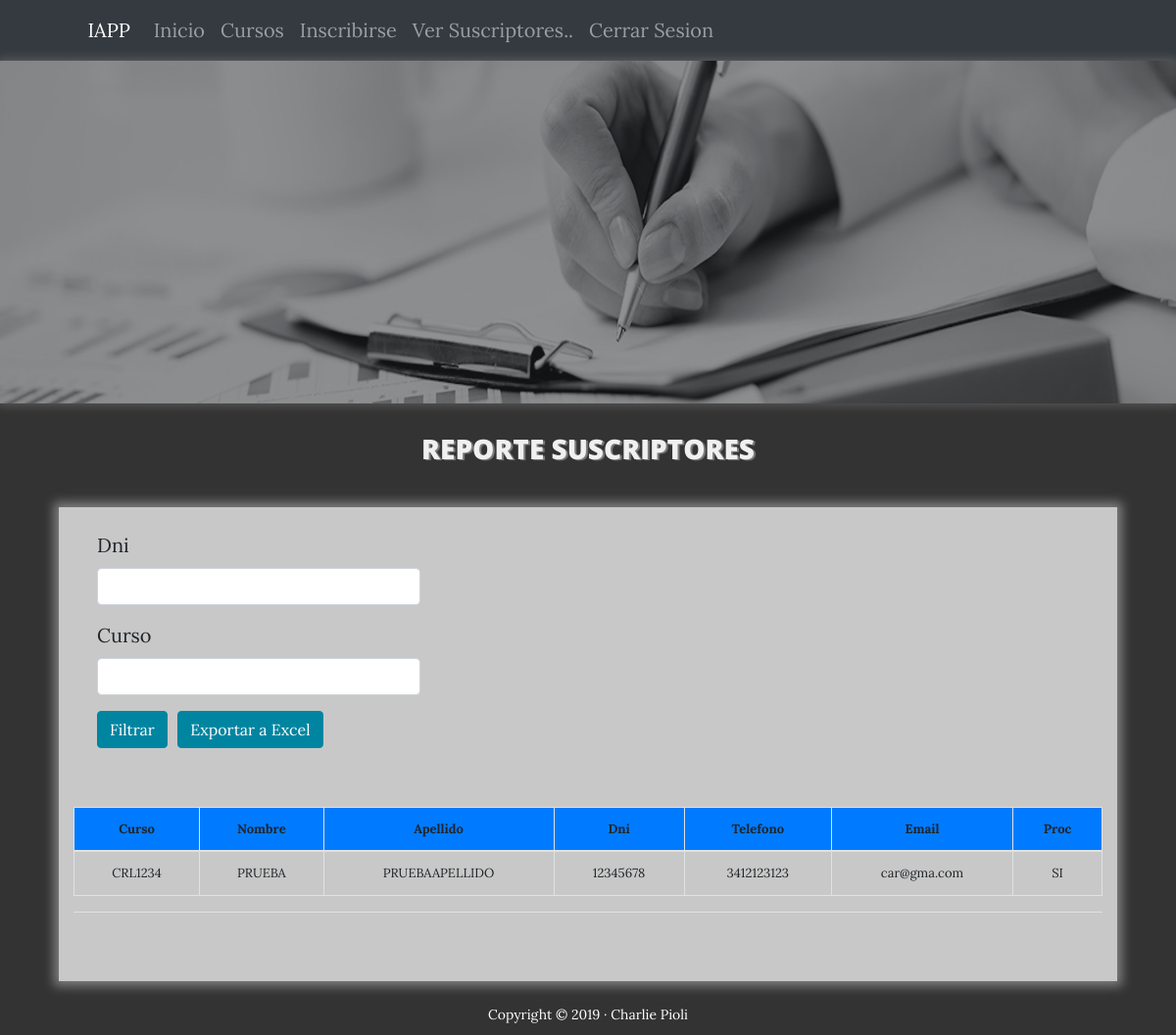
Page /inscripcion/listar/ (signed in) on the committed database.
### pruebaformularios/models.py (models this page shows, shortened)
class Persona(models.Model):
    GENDER_CHOICES = (
        ('NO', 'NO'),
        ('SI', 'SI'),
    )
    nombre = models.CharField(max_length=30)
    apellidos = models.CharField(max_length=60, verbose_name="Apellido")
    dni = models.CharField(help_text="Dni válido ej. 22222222", unique=True, max_length=8)
    direccion = models.CharField(max_length=80, verbose_name="Localidad", help_text="Ej. Rosario 2000")
    telefono = models.CharField(max_length=18)
    email = models.EmailField()
    procurador = models.CharField(max_length=2, choices=GENDER_CHOICES)
    codigocurso = models.CharField(max_length=7, blank=True)
    created = models.DateTimeField(auto_now_add=True, verbose_name="Fecha de creación")
    updated = models.DateTimeField(auto_now=True, verbose_name="Fecha de edición")
    class Meta:
        verbose_name = 'Suscriptor'
        verbose_name_plural = 'Suscriptores'

### pruebaformularios/views.py (the view)
# urls.py: path('listar/', login_required(PersonaList.as_view()), name='padd'),
class PersonaList(ListView):
    template_name = "pruebaformularios/personas_list.html"
    model = Persona
    def get_context_data(self, **kwargs):
        context = super().get_context_data(**kwargs)
        context['filter'] = SnippetFilter(self.request.GET, queryset=self.get_queryset())
        return context

### pruebaformularios/templates/pruebaformularios/personas_list.html (shortened to what this page needs)
{% extends 'core/base.html' %}
{% load static %}
{% load crispy_forms_tags %}
{% block background %}{% load static %}{% static 'core/img/contact-bg.jpg' %}{% endblock %}
{% block content %}
<body>
<br>
<center><STRONG><UNDERLINE><h3 style="text-shadow: 2px 1px 1px gray;color:#f0f0f0";>REPORTE SUSCRIPTORES</h3></UNDERLINE></STRONG></center>
<main role="main"  style="background-color:#333333;">
    <div class="container mb-4" style="background-color:#c8c8c8;box-shadow: 0 0 10px 5px grey;">
		<div class="row mt-4">
	<div class="col-md-4 mt-4 mx-4">
		<form method="GET" action="">
			{{ filter.form|crispy }}
			<button type="submit" class="btn btn-m btn-primary">Filtrar</button>&nbsp;&nbsp;<button  class="btn btn-m btn-primary" onclick="javascript:fnExcelReport()">Exportar a Excel</button>
		</form>
	</div>
		</div>
 <div class="row">
<div class="col-md-12 mx-auto">
            <br>
<br>
    <div id="customers" class="table-responsive">
  <table id="headerTable" class="table table-hover table-bordered" style="font-size: 13px;">
		<tr class="bg-primary" >
			<th  height="4px" scope="col"><center>Curso</center></th>
			<th  scope="col"><center>Nombre</center></th>
			<th  scope="col"><center>Apellido</center></th>
			<th  scope="col"><center>Dni</center></th>
			<th  scope="col"><center>Telefono</center></td>
			<th  scope="col"><center>Email</center></th>
			<th  scope="col"><center>Proc</center></th>
		</tr>
	<tbody>
		{% if object_list %}
		{% for persona in filter.qs %}
		<tr >
			<td  width="auto"><center>{{ persona.codigocurso|upper }}</center></td>
			<td width="auto"><center>{{ persona.nombre|upper }}</center></td>
			<td width="auto"><center>{{ persona.apellidos|upper }}</center></td>
			<td width="auto"><center>{{ persona.dni }}</center></td>
			<td width="auto"><center>{{ persona.telefono }}</center></td>
            <td width="auto"><center>{{ persona.email }}</center></td>
			<td width="auto"><center>{{ persona.procurador|upper }}</center></td>
		</tr>
		{% endfor %}
		{% else %}
		<h3>Todavía no hay suscriptores</h3>
		{% endif %}
	</tbody>
</table>
    </div>
    <table class="table">
	<thead>
		<tr>
			<td>
            </td>
			<td>
            </td>
        </tr>
    </thead>
    </table>
<br>
        </div>
      </div>
    </div>
</main>
{% endblock %}

### rows in the picture
Persona: codigocurso "CRL1234", nombre "PRUEBA", apellidos "PRUEBAAPELLIDO", dni "12345678", telefono "3412123123", email "car@gma.com", procurador "SI"
